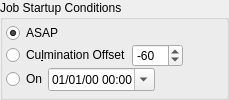
      <widget class="QGroupBox" name="startupGroup">
       <property name="title">
        <string>Job Startup Conditions</string>
       </property>
       <layout class="QVBoxLayout" name="verticalLayout_3">
        <property name="spacing">
         <number>1</number>
        </property>
        <property name="leftMargin">
         <number>3</number>
        </property>
        <property name="topMargin">
         <number>3</number>
        </property>
        <property name="rightMargin">
         <number>3</number>
        </property>
        <property name="bottomMargin">
         <number>3</number>
        </property>
        <item>
         <layout class="QHBoxLayout" name="horizontalLayout_7">
          <property name="spacing">
           <number>1</number>
          </property>
          <item>
           <widget class="QRadioButton" name="asapConditionR">
            <property name="toolTip">
             <string>Start the observation job as soon as all the constraints, if any, are met. The best candidate target shall be imaged first.</string>
            </property>
            <property name="text">
             <string>ASAP</string>
            </property>
            <property name="checked">
             <bool>true</bool>
            </property>
            <attribute name="buttonGroup">
             <string notr="true">startupButtonGroup</string>
            </attribute>
           </widget>
          </item>
         </layout>
        </item>
        <item>
         <layout class="QHBoxLayout" name="horizontalLayout_5">
          <property name="spacing">
           <number>1</number>
          </property>
          <item>
           <widget class="QRadioButton" name="culminationConditionR">
            <property name="toolTip">
             <string>Start the observation job when the object reaches culmination adjusted for the offset value in minutes. By default, the observation job runs 60 minutes prior to culmination.</string>
            </property>
            <property name="text">
             <string>Cu&amp;lmination Offset</string>
            </property>
            <attribute name="buttonGroup">
             <string notr="true">startupButtonGroup</string>
            </attribute>
           </widget>
          </item>
          <item>
           <widget class="QSpinBox" name="culminationOffset">
            <property name="toolTip">
             <string>&lt;html&gt;&lt;head/&gt;&lt;body&gt;&lt;p&gt;Offset in minutes to start imaging before or after culmination time.&lt;/p&gt;&lt;/body&gt;&lt;/html&gt;</string>
            </property>
            <property name="minimum">
             <number>-240</number>
            </property>
            <property name="maximum">
             <number>240</number>
            </property>
            <property name="singleStep">
             <number>10</number>
            </property>
            <property name="value">
             <number>-60</number>
            </property>
           </widget>
          </item>
          <item>
           <spacer name="horizontalSpacer_4">
            <property name="orientation">
             <enum>Qt::Horizontal</enum>
            </property>
            <property name="sizeHint" stdset="0">
             <size>
              <width>40</width>
              <height>20</height>
             </size>
            </property>
           </spacer>
          </item>
         </layout>
        </item>
        <item>
         <layout class="QHBoxLayout" name="horizontalLayout_4">
          <property name="spacing">
           <number>1</number>
          </property>
          <item>
           <widget class="QRadioButton" name="startupTimeConditionR">
            <property name="toolTip">
             <string>start the job on the specified date and time</string>
            </property>
            <property name="text">
             <string>On</string>
            </property>
            <attribute name="buttonGroup">
             <string notr="true">startupButtonGroup</string>
            </attribute>
           </widget>
          </item>
          <item>
           <widget class="QDateTimeEdit" name="startupTimeEdit">
            <property name="displayFormat">
             <string>dd/MM/yy hh:mm</string>
            </property>
            <property name="calendarPopup">
             <bool>true</bool>
            </property>
           </widget>
          </item>
          <item>
           <spacer name="horizontalSpacer_3">
            <property name="orientation">
             <enum>Qt::Horizontal</enum>
            </property>
            <property name="sizeHint" stdset="0">
             <size>
              <width>40</width>
              <height>20</height>
             </size>
            </property>
           </spacer>
          </item>
         </layout>
        </item>
       </layout>
      </widget>
